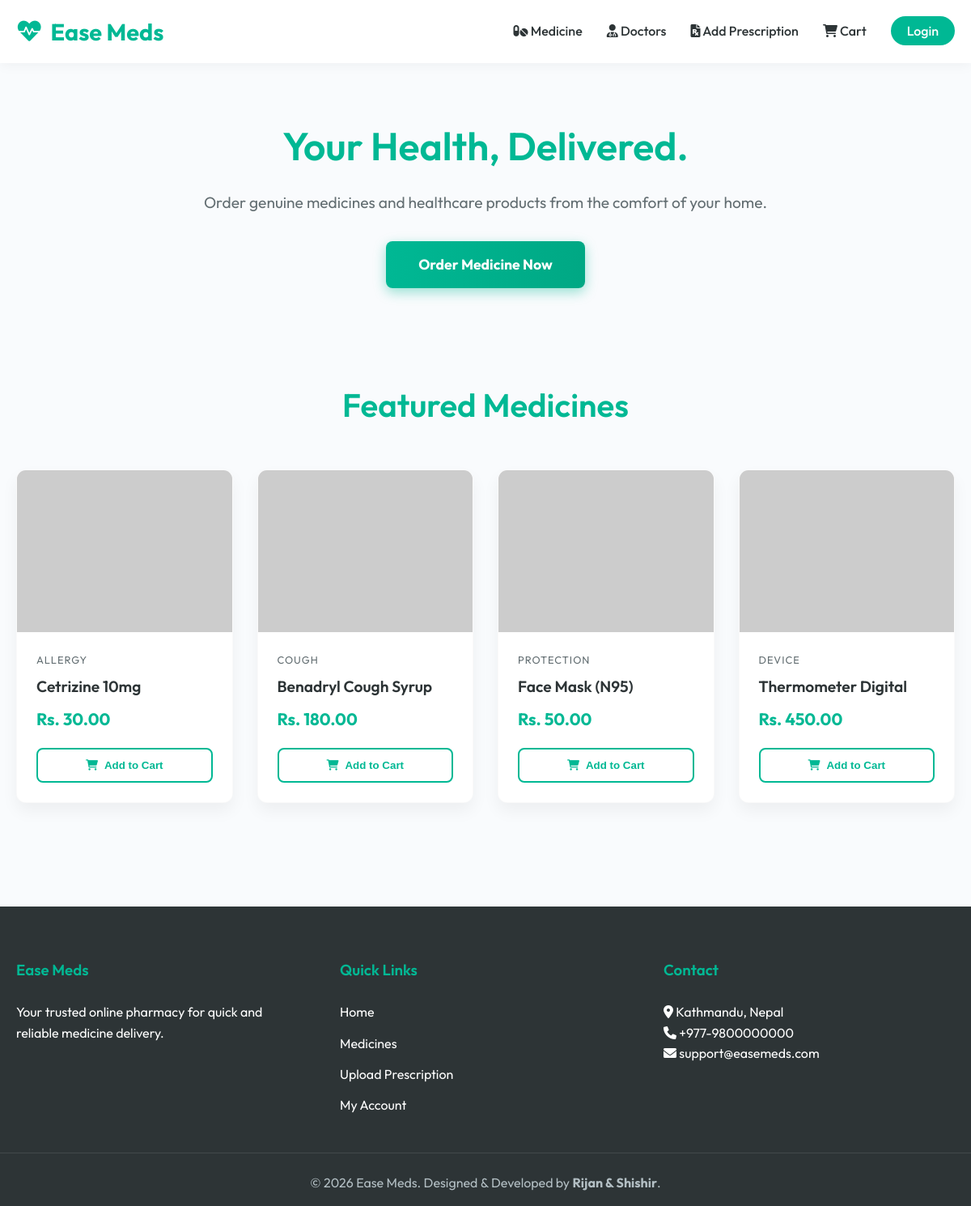
The page / on the database its author committed.
### tables this page shows
CREATE TABLE IF NOT EXISTS medicines (
    id INT AUTO_INCREMENT PRIMARY KEY,
    name VARCHAR(100) NOT NULL,
    category VARCHAR(50),
    description TEXT,
    price DECIMAL(10, 2) NOT NULL,
    quantity INT NOT NULL,
    image VARCHAR(255),
    created_at TIMESTAMP DEFAULT CURRENT_TIMESTAMP
);

### index.php (the view, shortened to what this page needs)
<?php
include 'header.php';
include 'config.php';
?>
<div class="container">
    <section class="hero-section" style="padding: 4rem 0; text-align: center;">
        <h1 style="font-size: 3rem; margin-bottom: 1rem;">Your Health, Delivered.</h1>
        <p style="font-size: 1.2rem; color: var(--text-light); margin-bottom: 2rem;">Order genuine medicines and
            healthcare products from the comfort of your home.</p>
        <a href="medicine.php" class="btn-place-order"
            style="display: inline-block; width: auto; padding: 15px 40px; text-decoration: none;">Order Medicine
            Now</a>
    </section>
    <h2 class="page-title">Featured Medicines</h2>
    <div class="medicine-grid">
        <?php
        $sql = "SELECT * FROM medicines ORDER BY RAND() LIMIT 4";
        $result = $conn->query($sql);
        if ($result && $result->num_rows > 0):
            while ($item = $result->fetch_assoc()):
                $imgUrl = !empty($item['image']) ? $item['image'] : "https://via.placeholder.com/300x200?text=" . urlencode($item['name']);
                ?>
                <div class="medicine-card">
                    <div class="medicine-image-container">
                        <img src="<?php echo htmlspecialchars($imgUrl); ?>"
                            alt="<?php echo htmlspecialchars($item['name']); ?>">
                    </div>
                    <div class="medicine-info">
                        <span
                            class="medicine-category"><?php echo htmlspecialchars($item['category'] ?? 'Healthcare'); ?></span>
                        <h3 class="medicine-title"><?php echo htmlspecialchars($item['name']); ?></h3>
                        <div class="medicine-price">Rs. <?php echo $item['price']; ?></div>
                        <form action="cart.php" method="POST">
                            <button type="submit" name="add_to_cart" class="btn-add-cart">
                                <i class="fas fa-shopping-cart"></i> Add to Cart
                            </button>
                        </form>
                    </div>
                </div>
                <?php
            endwhile;
        else:
            echo "<p style='text-align:center; width:100%;'>No featured medicines available.</p>";
        endif;
        ?>
    </div>
</div>
<?php include 'footer.php'; ?>

### style.css (style rules this page uses)
:root { --primary-color: #00b894; --primary-dark: #00a884; --secondary-color: #0984e3; --accent-color: #fd79a8; --text-dark: #2d3436; --text-light: #636e72; --white: #ffffff; --light-bg: #f9fbfd; --card-shadow: 0 10px 20px rgba(0, 0, 0, 0.05); --hover-shadow: 0 15px 30px rgba(0, 0, 0, 0.1); --radius: 12px; --esewa-color: #60bb46; --khalti-color: #5d2e8e; }
* { box-sizing: border-box; margin: 0; padding: 0; }
body { font-family: 'Outfit', sans-serif; background-color: var(--light-bg); color: var(--text-dark); line-height: 1.6; display: flex; flex-direction: column; min-height: 100vh; }
h1, h2, h3, h4, h5, h6 { color: var(--primary-color); font-weight: 600; }
a { text-decoration: none; color: inherit; transition: all 0.3s ease; }
.container { max-width: 1200px; margin: 0 auto; padding: 0 20px; }
.page-title { text-align: center; margin: 3rem 0; font-size: 2.5rem; }
.medicine-grid { display: grid; grid-template-columns: repeat(auto-fill, minmax(260px, 1fr)); gap: 30px; margin-bottom: 4rem; }
.medicine-card { background: var(--white); border-radius: var(--radius); overflow: hidden; box-shadow: var(--card-shadow); transition: transform 0.3s ease, box-shadow 0.3s ease; border: 1px solid rgba(0, 0, 0, 0.02); }
.medicine-image-container { height: 200px; overflow: hidden; background: #f1f2f6; display: flex; align-items: center; justify-content: center; }
.medicine-card img { width: 100%; height: 100%; object-fit: cover; transition: transform 0.5s ease; }
.medicine-info { padding: 1.5rem; }
.medicine-category { font-size: 0.8rem; color: var(--text-light); text-transform: uppercase; letter-spacing: 1px; margin-bottom: 0.5rem; display: block; }
.medicine-title { font-size: 1.2rem; margin-bottom: 0.5rem; color: var(--text-dark); }
.medicine-price { font-size: 1.3rem; font-weight: 700; color: var(--primary-color); margin-bottom: 1.2rem; }
.btn-add-cart { width: 100%; padding: 12px; background: var(--white); border: 2px solid var(--primary-color); color: var(--primary-color); font-weight: 600; border-radius: 8px; cursor: pointer; transition: all 0.3s; display: flex; align-items: center; justify-content: center; gap: 8px; }
.btn-place-order { width: 100%; padding: 15px; background: linear-gradient(to right, var(--primary-color), var(--primary-dark)); color: var(--white); border: none; border-radius: 8px; font-size: 1.1rem; font-weight: 700; cursor: pointer; box-shadow: 0 5px 15px rgba(0, 184, 148, 0.4); transition: transform 0.2s; }

### rows shown on the page
medicines: category "ALLERGY", name "Cetrizine 10mg", price "30.00"
medicines: category "COUGH", name "Benadryl Cough Syrup", price "180.00"
medicines: category "PROTECTION", name "Face Mask (N95)", price "50.00"
medicines: category "DEVICE", name "Thermometer Digital", price "450.00"
